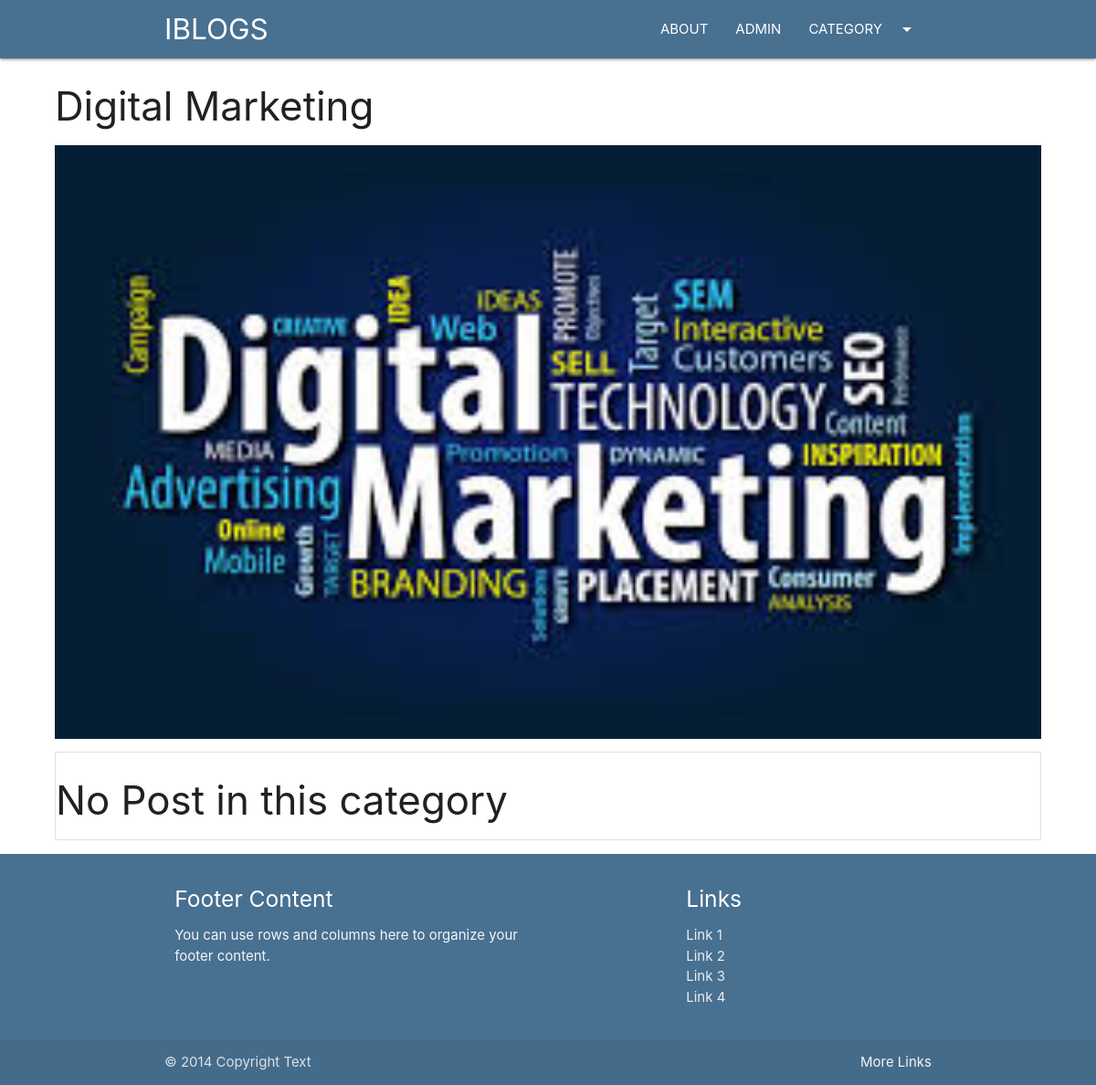
Screenshot of /category/dm with the database file from the repository.
### blog/models.py (models this page shows, shortened)
class Category(models.Model):
    cat_id=models.AutoField(primary_key=True)
    title=models.CharField(max_length=100)
    description=models.TextField()
    url=models.CharField(max_length=100)
    image=models.ImageField(upload_to='category/')
    add_date=models.DateTimeField(auto_now_add=True,null=True)

### blog/views.py (the view)
# urls.py: path('category/<slug:url>',category)
def category(request,url):
    cat=Category.objects.get(url=url)
    posts=Post.objects.filter(cat=cat)
    return render(request,'category.html',{'cat':cat,'posts':posts})

### template/category.html (shortened to what this page needs)
{%extends 'base.html'%}
{%block content%}
<div class="container-custom">
    <h3>{{cat.title}}</h3>
    <div class="img-container">
        <img src="/media/{{cat.image}}" class="responsive-img" style="max-height: 650px; width: 100%; object-fit: cover;"  alt="">
    </div>
    <div class="collection">
        {%for post in posts%}
        <a href="/blog/{{post.url}}" class="collection-item">{{post.title}}</a>
        {%empty%}
        <h3>No Post in this category</h3>
        {%endfor%}
      </div>
</div>
{%endblock%}

### blog/static/css/style.css (style rules this page uses)
.container-custom { width: 90% !important; margin: auto; }

### rows the page displays
Category: title "Digital Marketing", image (picture)
